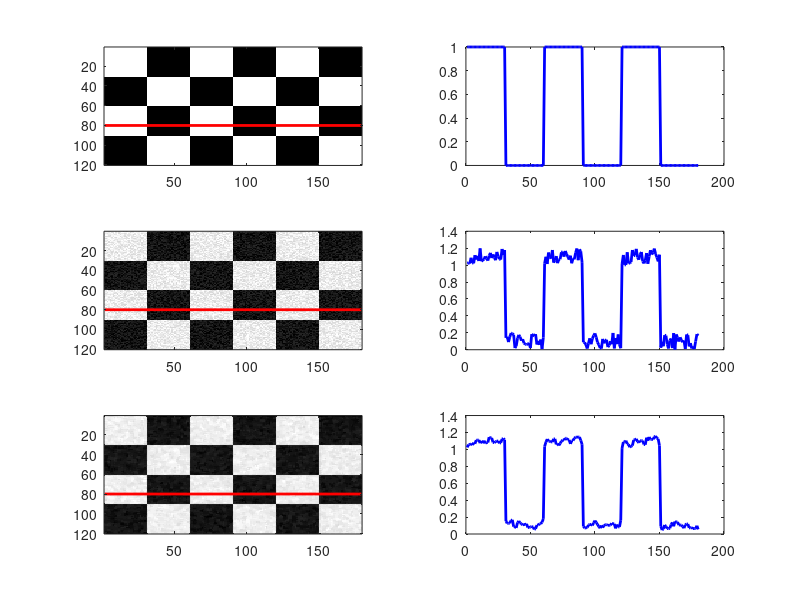

This chart was generated by the following MATLAB code:

clear all, close all

One  = ones(30);
Zero = zeros(30);

Line = [  One Zero One Zero One Zero ];

Chess  = [Line; ~Line; Line; ~Line];

figure; 
subplot(3,2,1);imagesc(Chess); colormap gray; hold on
plot([1 180],[80 80],'r','linewidth',2);
subplot(3,2,2);
plot(Chess(80,:),'b-','linewidth',2);

[L C] = size(Chess);
Chess_noise = Chess + 0.2*rand(L,C);

subplot(3,2,3);imagesc(Chess_noise); colormap gray; hold on
plot([1 180],[80 80],'r','linewidth',2);
subplot(3,2,4);plot(Chess_noise(80,:),'b-','linewidth',2);

Chess_clean = medfilt2(Chess_noise);
subplot(3,2,5);imagesc(Chess_clean); colormap gray; hold on
plot([1 180],[80 80],'r','linewidth',2);
subplot(3,2,6); plot(Chess_clean(80,:),'b-','linewidth',2);



   
